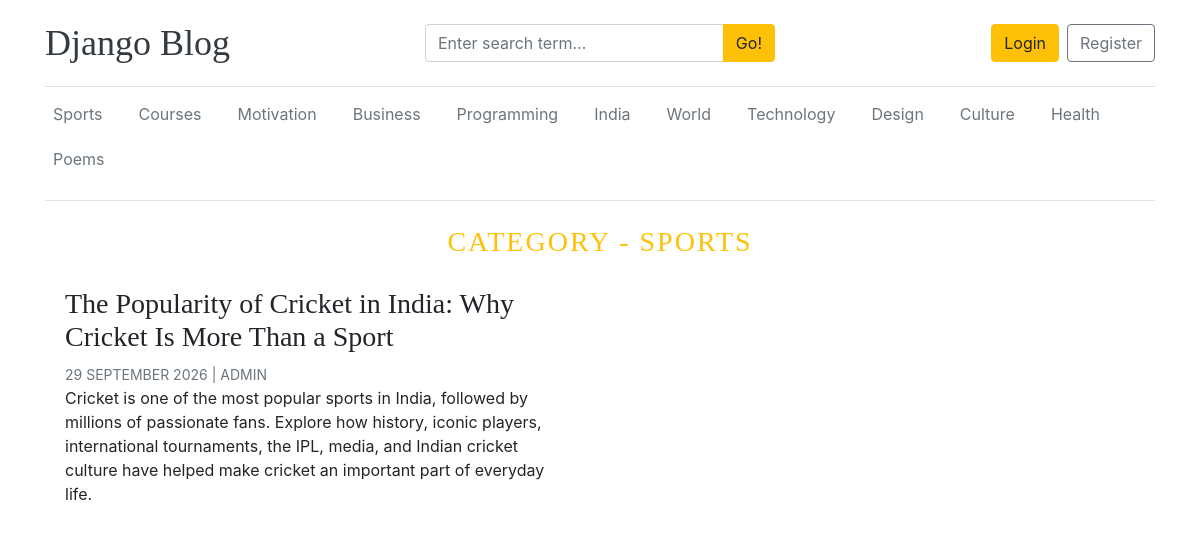
Page /category/1/ on the committed database.
### about_us/models.py (models this page shows, shortened)
class About(models.Model):
    site_name=models.CharField(max_length=50)
    site_tagline=models.TextField(max_length=255)
    site_icon_svg = models.TextField(max_length=2000, null=True)
    about_heading=models.CharField(max_length=60)
    about_text=models.TextField(max_length=255)
    founder = models.CharField(max_length=25,null=True)
    address = models.TextField(max_length=255,null=True)
    company=models.CharField(max_length=70,null=True)
    company_icon_svg = models.TextField(max_length=2000,null=True)
    created_at = models.DateTimeField(auto_now_add=True)
    updated_at = models.DateTimeField(auto_now=True)
    class Meta:
        verbose_name_plural='About'

### blogs/models.py (models this page shows, shortened)
class Category(models.Model):
    category_name = models.CharField(max_length=50, unique=True)
    created_at = models.DateTimeField(auto_now_add=True)
    updated_at = models.DateTimeField(auto_now=True)
    class Meta:
        verbose_name_plural = "Categories"
    def __str__(self) -> str:
        return self.category_name

class Blog(models.Model):
    title = models.CharField(max_length=100)
    slug = models.SlugField(max_length=150, unique=True, blank=True)
    category = models.ForeignKey(Category, on_delete=models.CASCADE)
    author = models.ForeignKey(User, on_delete=models.CASCADE)
    featured_image = models.ImageField(upload_to='uploads/%Y/%m/%d')
    short_description = models.TextField(max_length=500)
    blog_body = models.TextField(max_length=20000)
    status = models.CharField(max_length=24,choices=STATUS_CHOICES, default='Draft')
    is_featured = models.BooleanField(default=False)
    created_at = models.DateTimeField(auto_now_add=True)
    updated_at = models.DateTimeField(auto_now=True)

### blogs/views.py (the view)
# urls.py: path('<int:category_id>/', views.posts_by_category, name='posts_by_category')
def posts_by_category(request, category_id):
    posts = Blog.objects.filter(status='Published', category=category_id)
    category = get_object_or_404(Category,pk=category_id)
    return render(request, 'post_by_category.html', {'posts': posts, 'category': category})

### blogs/context_processors.py (called while the page is built)
def get_categories(request):
    categories = Category.objects.all()
    try:
        about = About.objects.get()
    except:
        about = None
    return dict(categories=categories, about=about)

def get_social_links(request):
    social_links = SocialLink.objects.all()
    return dict(social_links=social_links)

### templates/post_by_category.html (shortened to what this page needs)
{% extends 'base.html' %}
{% block content %}
    <h3 class="text-uppercase text-warning text-center" style="letter-spacing:2px">Category - {{ category }}</h3>
    <div class="row mb-2">
    {% if posts %}
        {% for post in posts %}
                <div class="col-md-6 mb-4">
                    <div class="card border-0 h-100">
                        <div class="card-body">
                            <h3>{{ post.title }}</h3>
                            <small class="mb-1 text-muted text-uppercase">{{ post.created_at|date:'d F Y' }}
                                | {{ post.author }}</small>
                            <p class="card-text">{{ post.short_description|truncatechars:260 }}</p>
                        </div>
                    </div>
                </div>
        {% endfor %}
        {% else %}
        <p>No Posts Found</p>
    {% endif %}
    </div>
{% endblock %}

### templates/base.html (shortened to what this page needs)
{% load static %}
<!DOCTYPE html>
<html lang="en">
<head>
    <link href="https://cdn.jsdelivr.net/npm/bootstrap@4.6.2/dist/css/bootstrap.min.css"
          rel="stylesheet">
    <link rel="stylesheet"
          href="https://cdnjs.cloudflare.com/ajax/libs/font-awesome/4.7.0/css/font-awesome.min.css">
    <link href="{% static 'css/blog.css' %}" rel="stylesheet">
    <link href="https://cdnjs.cloudflare.com/ajax/libs/prism/1.29.0/themes/prism.min.css" rel="stylesheet"/>
    <link href="https://cdnjs.cloudflare.com/ajax/libs/prism/1.29.0/themes/prism.min.css" rel="stylesheet"/>
<link href="https://cdnjs.cloudflare.com/ajax/libs/prism/1.29.0/themes/prism-okaidia.min.css" rel="stylesheet" />
</head>
<body>
<div class="container">
    {% if not '/dashboard' in request.path %}
        <header class="blog-header py-3 border-bottom">
            <div class="row align-items-center">
                <div class="col-12 col-md-4 text-center text-md-left mb-2 mb-md-0">
                    <a class="blog-header-logo text-dark"
                       href="/">
                        {{ about.site_name }}
                    </a>
                </div>
                <div class="col-12 col-md-4 mb-2 mb-md-0">
                    <form action="{% url 'search' %}"
                          method="GET">
                        <div class="input-group">
                            <input
                                    class="form-control"
                                    type="text"
                                    name="keyword"
                                    value="{{ keyword }}"
                                    placeholder="Enter search term..."
                                    aria-label="Search"
                                    required
                            >
                            <div class="input-group-append">
                                <button
                                        type="submit"
                                        class="btn btn-warning">
                                    Go!
                                </button>
                            </div>
                        </div>
                    </form>
                </div>
                <div class="col-12 col-md-4
                        d-flex
                        justify-content-center
                        justify-content-md-end
                        align-items-center">
                    {% if not user.is_authenticated %}
                        <a class="btn btn-warning"
                           href="{% url 'login' %}">
                            Login
                        </a>
                        <a class="btn btn-outline-secondary ml-2"
                           href="{% url 'register' %}">
                            Register
                        </a>
                    {% endif %}
                </div>
            </div>
        </header>
        <div class="nav-scroller py-2 mb-4 border-bottom">
            <nav class="nav justify-content-start">
                {% for category in categories %}
                    <a
                            class="p-2 text-muted"
                            href="/category/{{ category.id }}"
                    >
                        {{ category }}
                    </a>
                {% endfor %}
            </nav>
        </div>
    {% else %}
        <header class="d-flex justify-content-center py-3">
            <div class="nav nav-pills">
                <h1>Admin Panel</h1>
            </div>
        </header>
    {% endif %}
    <main role="main">
        {% block content %}
        {% endblock %}
    </main>
</div>
</body>
</html>

### djangoproject/static/css/blog.css (style rules this page uses)
.blog-header { border-bottom: 1px solid #e5e5e5; }
.blog-header-logo { font-family: "Playfair Display", Georgia, "Times New Roman", serif; font-size: 2.25rem; }
h1, h2, h3, h4, h5, h6 { font-family: "Playfair Display", Georgia, "Times New Roman", serif; }

### templates/base.html (style rules this page uses)
.blog-header-logo { font-family: "Playfair Display", Georgia, "Times New Roman", serif; font-size: 2.25rem; text-decoration: none; }
.nav-scroller { position: relative; z-index: 2; width: 100%; height: auto; overflow: visible; }
.nav-scroller .nav { display: flex; flex-wrap: wrap; width: 100%; padding-bottom: 0.5rem; margin-top: -1px; overflow: visible; white-space: normal; }
.nav-scroller .nav > a, .nav-scroller .nav-link { flex-shrink: 0; margin-right: 20px; margin-bottom: 5px; }

### rows in the picture
About: site_name "Django Blog"
Category: category_name "Sports", category_name "SPORTS"
Category: category_name "Courses"
Category: category_name "Motivation"
Category: category_name "Business"
Category: category_name "Programming"
Category: category_name "India"
Category: category_name "World"
Category: category_name "Technology"
Category: category_name "Design"
Category: category_name "Culture"
Category: category_name "Health"
Category: category_name "Poems"
Blog: title "The Popularity of Cricket in India: Why Cricket Is More Than a Sport", created_at "29 SEPTEMBER 2026", author "ADMIN", short_description "Cricket is one of the most popular sports in India, followed by millions of passionate fans. Explore how history, iconic players, international tournaments, the IPL, media, and Indian cricket culture have helped make cricket an important part of everyday life."
